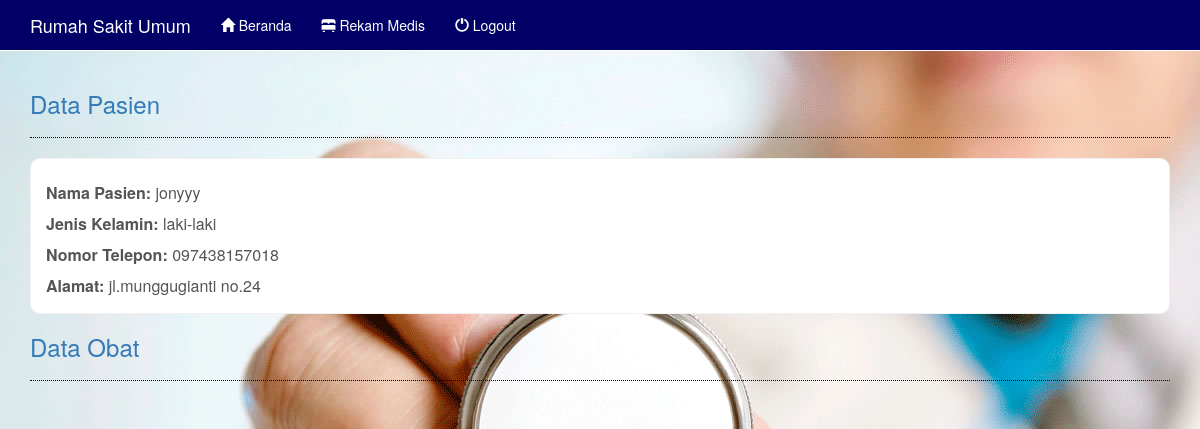
/pasien.php?lihat=user/index (signed in), run on the app's committed database.
### tables this page shows
CREATE TABLE `pasien` (
  `id_pasien` int(11) NOT NULL,
  `nama_pasien` varchar(50) NOT NULL,
  `jk` varchar(12) NOT NULL,
  `no_telp` varchar(12) NOT NULL,
  `alamat` varchar(50) NOT NULL,
  `id_user` int(11) NOT NULL
);

### include/class.user.php (called while the page is built, shortened)
<?php
class Pasien extends User {
	private $nama;
	private $gender;
	private $tel;
	private $alamat;
	function get_info() {
		$info = array(
			"username" => $this->username,
			"nama" => $this->nama,
			"gender" => $this->gender,
			"telepon" => $this->tel,
			"alamat" => $this->alamat);
		return $info;
	}
}

### panggil/user/index.php (the view, shortened to what this page needs)
<!DOCTYPE html>
<html>
<head>
</head>
<body>
    <?php
    require_once('koneksi.php');
    $uname = $info['username'];
    $data_pasien = "SELECT * FROM pasien p
    JOIN users u ON p.id_user = u.uid
    WHERE uname = '$uname'";
    ?>
<?php if ($data = mysqli_query($koneksi, $data_pasien)):?>
    <?php while ($tampil = mysqli_fetch_object($data)): ?>
        <div class="row">
            <div class="col-lg-12">
                <h3 class="text-primary">Data Pasien</h3>
                <hr style="border-top:1px dotted #000;" />
                <div class="record-container">
                    <div class="record-info"><strong>Nama Pasien:</strong> <?= $tampil->nama_pasien ?></div>
                    <div class="record-info"><strong>Jenis Kelamin:</strong> <?= $tampil->jk ?></div>
                    <div class="record-info"><strong>Nomor Telepon:</strong> <?= $tampil->no_telp ?></div>
                    <div class="record-info"><strong>Alamat:</strong> <?= $tampil->alamat ?></div>
                </div>
            </div>
        </div>
    <?php endwhile; ?>
<?php endif;  ?>
<h3 class="text-primary">Data Obat</h3>
<hr style="border-top:1px dotted #000;" />
</body>
</html>

### panggil/user/index.php (style rules this page uses)
.record-container { border: 1px solid #f1f1f1; background-color: white; margin-top: 10px; padding: 15px; border-radius: 10px; }
.record-info { margin-top: 8px; font-size: 16px; color: #555; }

### data on the page
pasien: nama_pasien "jonyyy", jk "laki-laki", no_telp "097438157018", alamat "jl.munggugianti no.24"
